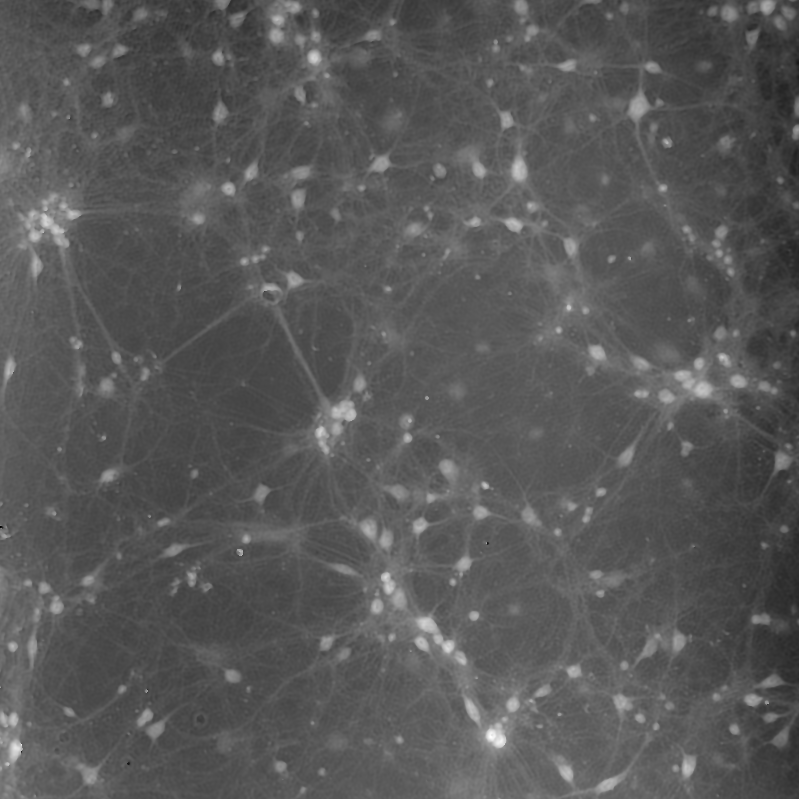
#> input picture UNet_Neurite/Mask_PDHM_DHM/DHM/RatNeuron_3_666_Bw_2_5X.tif, 799 x 799 px, found by its file name; the run also reads 1 picture not shown here
$ jupyter execute --allow-errors Image_expansion_pipeline.ipynb
#> lines starting #> are read from the running program, lines starting #| are printed output that depends on the picture
[cell 1]
from __future__ import print_function
import numpy as np
import skimage.io as io
import matplotlib.pyplot as plt
import os
from scipy.ndimage import rotate

## Import DHM, PDHM and Mask images

[cell 2]
DHM_img = io.imread('/Users/behnazyazdani/DeepNeurite/data/DHM/img_gene/DHM_img/RatNeuron_3_666_Bw_2_5X.tif')
#> DHM_img is the input picture: shape (799, 799); min 0, max 255, mean 87.9
plt.figure(figsize=(5,5))
plt.matshow(DHM_img, cmap='gray', fignum=0)
plt.colorbar()
plt.show()

[cell 3]
PDHM_img = io.imread('/Users/behnazyazdani/DeepNeurite/data/DHM/img_gene/PDHM_img/Avrg_Bw_5X_3.tif')
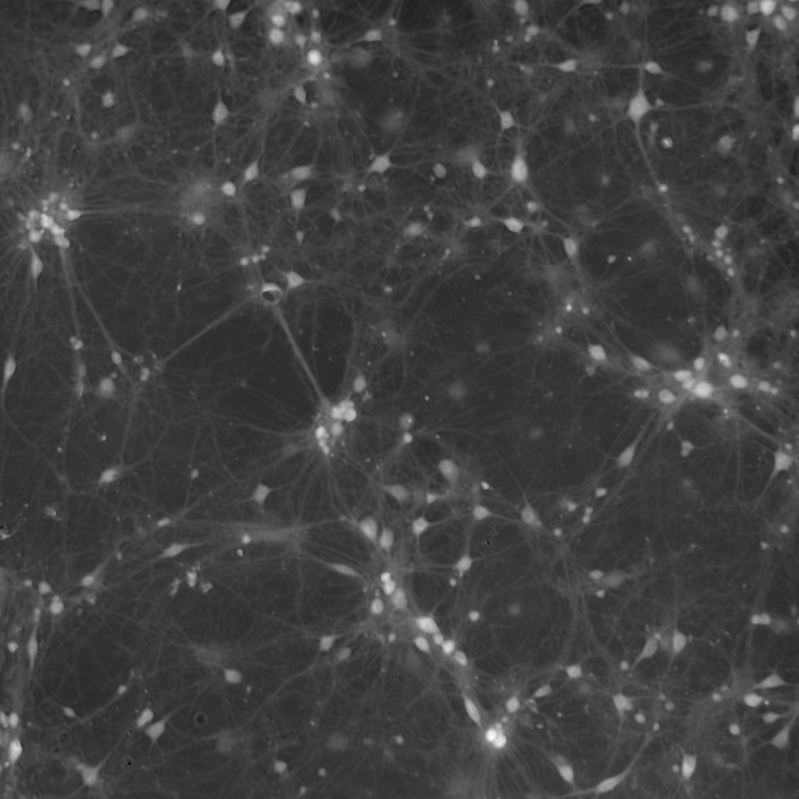
#> input picture UNet_Neurite/Mask_PDHM_DHM/PDHM/Avrg_Bw_5X_3.tif, 799 x 799 px, found by its file name
#> PDHM_img is the input picture: shape (799, 799); min 0, max 255, mean 64.8
print(np.min(PDHM_img))
#| 0
print(np.max(PDHM_img))
#| 255
plt.figure(figsize=(5,5))
plt.matshow(PDHM_img, cmap='gray', fignum=0)
plt.colorbar()
plt.show()

[cell 4]
mask = io.imread('/Users/behnazyazdani/DeepNeurite/data/DHM/img_gene/Mask/Avrg_Bw_5X_3_mask.tif')
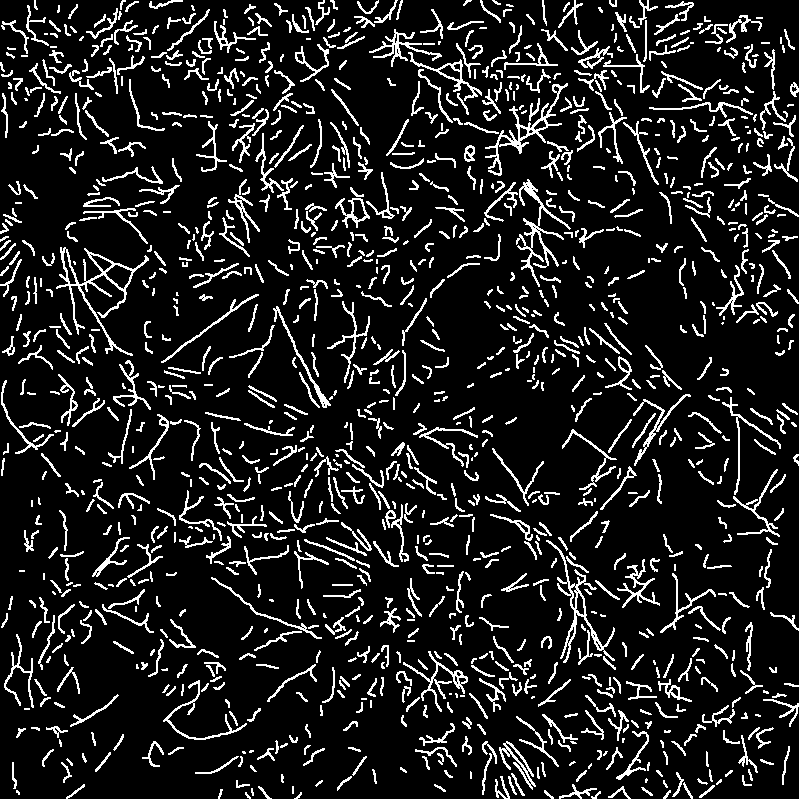
#> mask: shape (799, 799) uint16; values 0 (black) and 1 (white), 12.1% white in thin lines or dots
plt.figure(figsize=(5,5))
plt.matshow(mask,cmap='gray', fignum=0)
plt.colorbar()
plt.show()

#### Converting mask image to 8_bits image with the dynamic range of 0-255

[cell 5]
mask_img =np.array( mask , dtype=np.uint8)
mask_img = mask_img>0.99
plt.figure(figsize=(5,5))
plt.matshow(mask_img,cmap='gray', fignum=0)
plt.colorbar()
plt.show()

## Rotating images
Angle of rotation: [15,30,45,60,75,90]

[cell 6]
DHM_img = rotate(DHM_img, angle=-90)
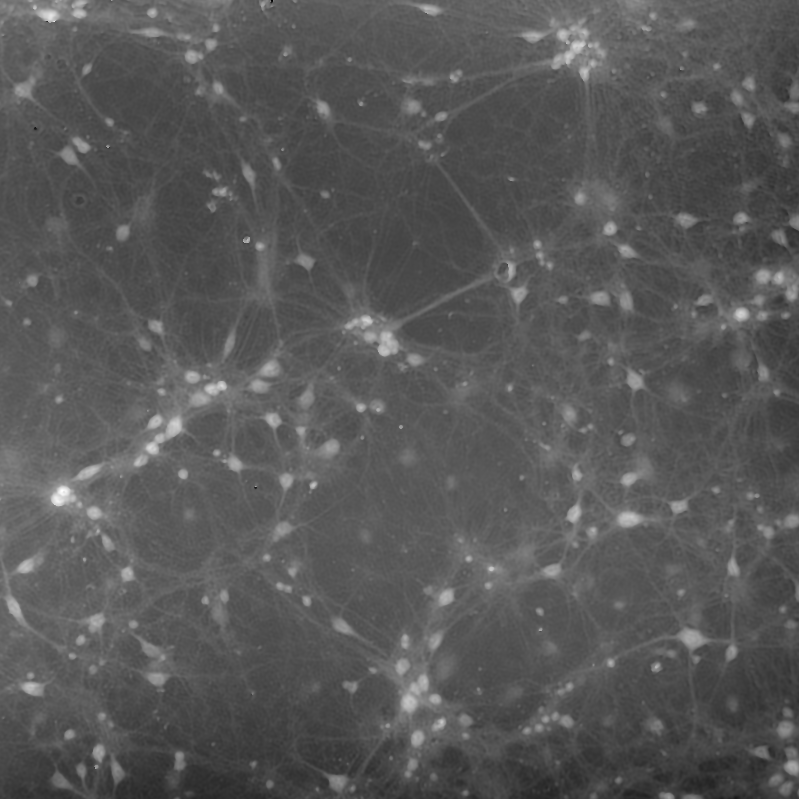
#> DHM_img: shape (799, 799); min 0, max 255, mean 87.9
PDHM_img = rotate(PDHM_img, angle=-90)
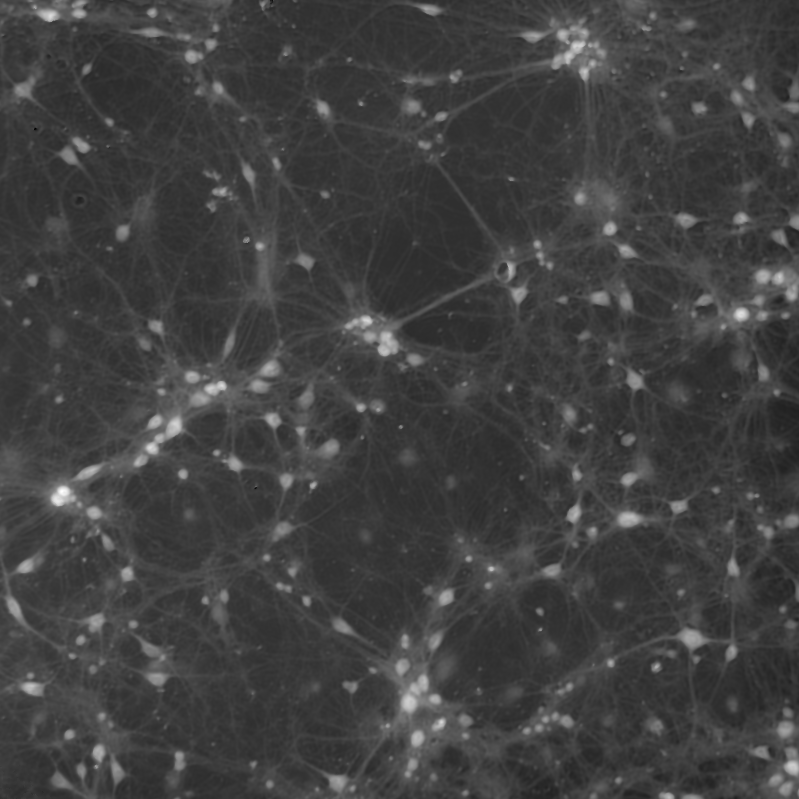
#> PDHM_img: shape (799, 799); min 0, max 255, mean 64.8
mask_img = rotate(mask_img, angle=-90)
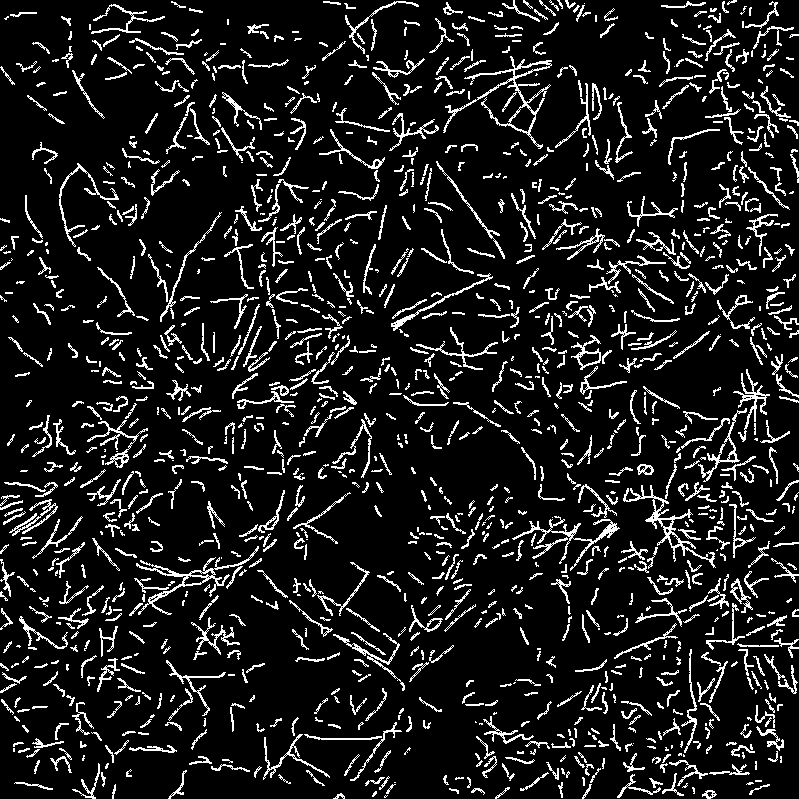
#> mask_img: shape (799, 799) bool; 11% white in thin lines or dots
plt.figure(figsize=(10,10))
plt.matshow(PDHM_img,cmap='gray', fignum=0)
plt.colorbar()
plt.show()
plt.figure(figsize=(10,10))
plt.matshow(mask_img,cmap='gray', fignum=0)
plt.colorbar()
plt.show()

#### Saving rotated images

[cell 7]
save_path = '/Users/behnazyazdani/DeepNeurite/data/DHM/img_gene/img_rotate'
#> (the rest of this cell did not finish here and is left out)

## Randomly cut DHM, PDHM, and Mask images

Cut size (matrix) is[128,128].

Sample size is 50.

For cropping out black borders please have a look on this:
[stackoverflow](https://stackoverflow.com/questions/16702966/rotate-image-and-crop-out-black-borders)

[cell 8]
from PIL import Image
from random import randrange
save_path = '/Users/behnazyazdani/DeepNeurite/data/DHM/img_gene/img_crop'
x, y = np.shape(PDHM_img)
#> x = 799; y = 799
matrix = 128
sample = 50
DHM_img_list = []
PDHM_img_list =[]
mask_list = []
XX =[]
YY=[]
for i in range(sample):
    x1 = randrange(0, x - matrix) #0:0,15:170,30:258,45:280,60:250,75:160,90:0
    XX.append(x1)
    y1 = randrange(0, y - matrix)
    YY.append(y1)
    DHM_img_list.append(DHM_img[x1:x1 + matrix, y1:y1 + matrix])
    mask_list.append(mask[x1:x1 + matrix, y1:y1 + matrix])
    PDHM_img_list.append(PDHM_img[x1:x1 + matrix, y1:y1 + matrix])
    io.imsave(os.path.join(save_path,"RatNeuron_3_666_Bw_2_5X_RT_270_"+str(i)+".tif"),DHM_img[x1:x1 + matrix, y1:y1 + matrix])
    io.imsave(os.path.join(save_path,"Avrg_Bw_5x_3_RT_270_"+str(i)+".tif"),PDHM_img[x1:x1 + matrix, y1:y1 + matrix])
    io.imsave(os.path.join(save_path,"Avrg_Bw_5x_3_mask_RT_270_"+str(i)+".tif"),mask_img[x1:x1 + matrix, y1:y1 + matrix])
#> this loop made 50 passes
#> pass 1, `io.imsave(os.path.join(save_path,"Avrg_Bw_5x_3_RT_270_"+str(i)+".tif")..`:
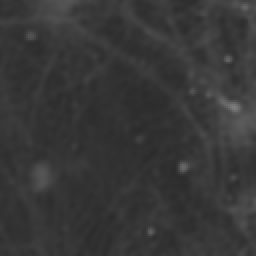
#> saved as Avrg_Bw_5x_3_RT_270_0.tif: shape (128, 128) (shown 2 times larger); min 43, max 124, mean 55.4
#> pass 1, `io.imsave(os.path.join(save_path,"Avrg_Bw_5x_3_mask_RT_270_"+str(i)+"...`:
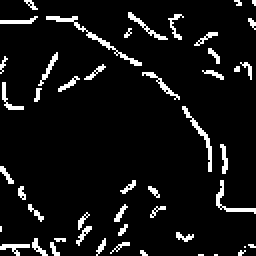
#> saved as Avrg_Bw_5x_3_mask_RT_270_0.tif: shape (128, 128) (shown 2 times larger); 7.2% white in thin lines or dots
#> pass 2, `io.imsave(os.path.join(save_path,"RatNeuron_3_666_Bw_2_5X_RT_270_"+str..`:
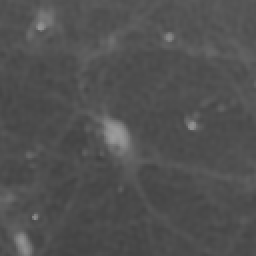
#> saved as RatNeuron_3_666_Bw_2_5X_RT_270_1.tif: shape (128, 128) (shown 2 times larger); min 66, max 155, mean 81
#> after the loop, DHM_img_list = 50 items; PDHM_img_list = 50 items; XX = 50 values, max 627 at index 45, min 1 at index 23, mean 350.1; YY = 50 values, max 655 at index 16, min 33 at index 44, mean 328.5; mask_list = 50 items
plt.figure(figsize=(10,10))
plt.matshow(DHM_img_list[1], cmap='gray', fignum=0)
plt.colorbar()
plt.show()
print(np.min(PDHM_img_list[1]))
#| 46
print(np.max(PDHM_img_list[1]))
#| 153
plt.figure(figsize=(10,10))
plt.matshow(PDHM_img_list[1], cmap='gray', fignum=0)
plt.colorbar()
plt.show()
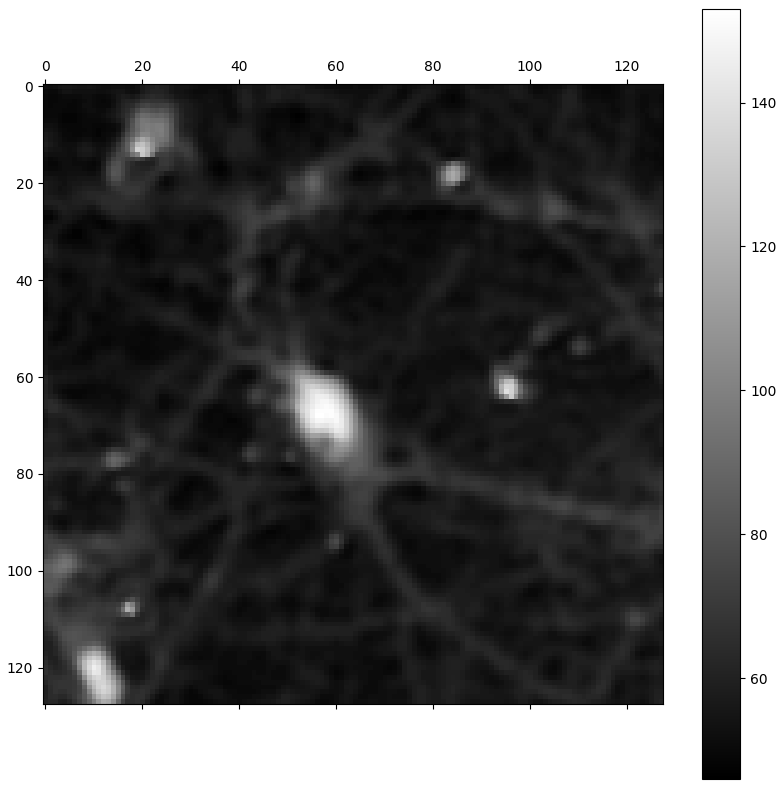
#> figure drawn by matplotlib, 2 panels
plt.figure(figsize=(10,10))
plt.matshow(mask_list[1], cmap='gray', fignum=0)
plt.colorbar()
plt.show()
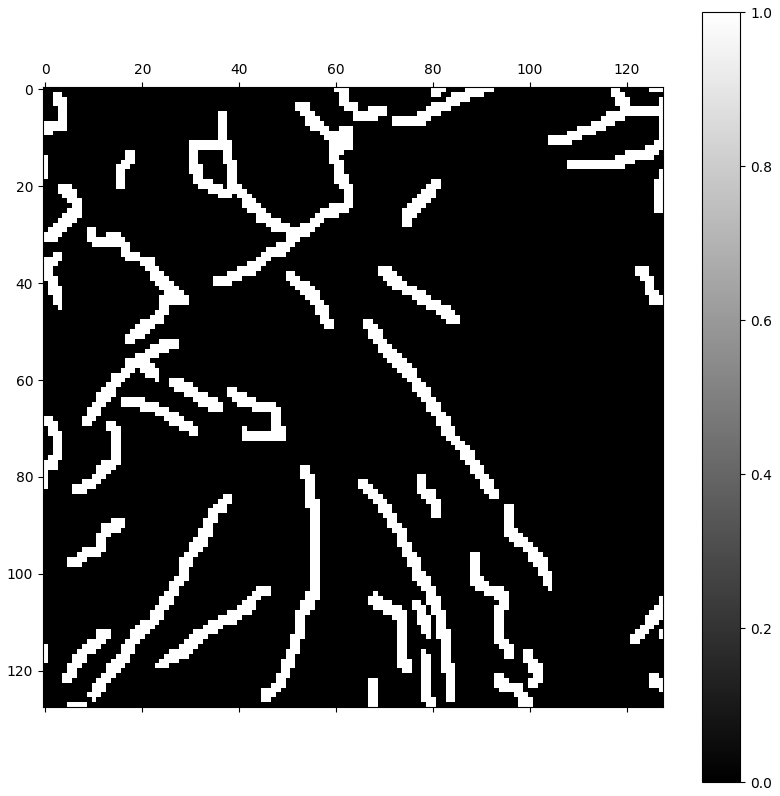
#> figure drawn by matplotlib, 2 panels
